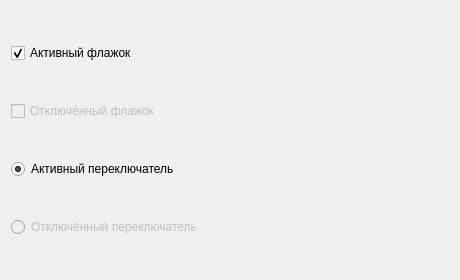
<?xml version="1.0" encoding="UTF-8"?>
<ui version="4.0"><class>Dialog</class><widget class="QDialog" name="Dialog"><property name="geometry"><rect><x>0</x><y>0</y><width>460</width><height>280</height></rect></property><property name="windowTitle"><string>#068 states/153_disabled_check_radio</string></property><layout class="QVBoxLayout" name="verticalLayout"><property name="leftMargin"><number>11</number></property><property name="topMargin"><number>11</number></property><property name="rightMargin"><number>11</number></property><property name="bottomMargin"><number>11</number></property><property name="spacing"><number>6</number></property><item><widget class="QCheckBox" name="c1"><property name="text"><string>Активный флажок</string></property><property name="checked"><bool>true</bool></property></widget></item><item><widget class="QCheckBox" name="c2"><property name="text"><string>Отключённый флажок</string></property><property name="enabled"><bool>false</bool></property></widget></item><item><widget class="QRadioButton" name="r1"><property name="text"><string>Активный переключатель</string></property><property name="checked"><bool>true</bool></property></widget></item><item><widget class="QRadioButton" name="r2"><property name="text"><string>Отключённый переключатель</string></property><property name="enabled"><bool>false</bool></property></widget></item></layout></widget></ui>
